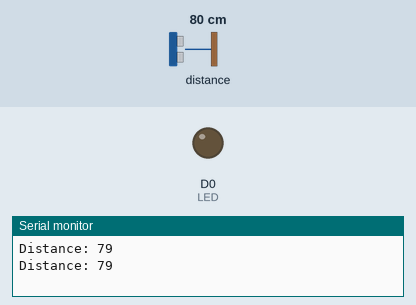
The sketch below on a simulated ESP8266 (NodeMCU). Parts: output pins drawn as LEDs (lit = HIGH), the last lines printed to the serial monitor. Wiring (inferred from the names in the program): ultrasonic range finder: trigger D4; echo D3. The inputs (shaded band) are chosen by the test bench; at power-on: distance to the obstacle 80 cm. The echo pulse lasts 58.3 µs per cm; pins used as bus, display or sensor lines are not drawn.

Above: at 1.8 s.
1.9 s: distance to the obstacle set to 7 cm
4.2 s: distance to the obstacle set to 4 cm
At 6.7 s:
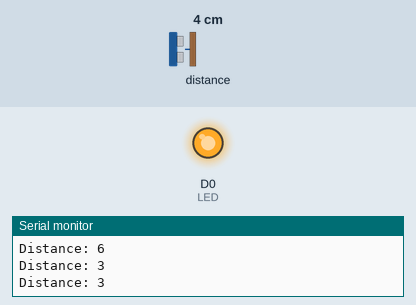
7.5 s: distance to the obstacle set to 9 cm
At 10.2 s:
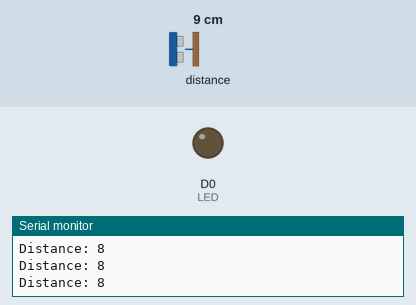
10.5 s: distance to the obstacle set to 2 cm
At 12.7 s:
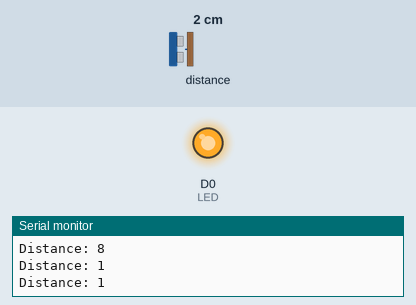
Timing chart, 0 to 14.2 s (numbered marks = the images above; inputs shaded):
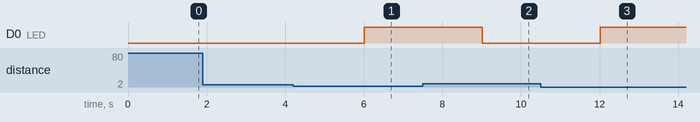

Measured:
- the behaviour switches between 6 and 5 cm on distance to the obstacle (found by bisection; images 0 and 1)
- after the input at 4.2 s, D0 (LED): LOW → HIGH after 1.8 s
- after the input at 7.5 s, D0 (LED): HIGH → LOW after 1.5 s
- after the input at 10.5 s, D0 (LED): LOW → HIGH after 1.5 s

The sketch:

1-Ultrasonic_Led.ino
```cpp
const int trigPin = 2;  //D4
const int echoPin = 0;  //D3
#define LED D0            // Led in NodeMCU at pin GPIO16 (D0).

// defines variables
long duration;
int distance;

void setup() {
pinMode(trigPin, OUTPUT); // Sets the trigPin as an Output
pinMode(echoPin, INPUT); // Sets the echoPin as an Input
pinMode(LED, OUTPUT);    // LED pin as output.
Serial.begin(9600); // Starts the serial communication
}

void loop() {

// Clears the trigPin
digitalWrite(trigPin, LOW);
delayMicroseconds(2);

// Sets the trigPin on HIGH state for 10 micro seconds
digitalWrite(trigPin, HIGH);
delayMicroseconds(10);
digitalWrite(trigPin, LOW);

// Reads the echoPin, returns the sound wave travel time in microseconds
duration = pulseIn(echoPin, HIGH);

// Calculating the distance
distance= duration*0.034/2;
// Prints the distance on the Serial Monitor
Serial.print("Distance: ");
Serial.println(distance);
delay(1000);
if(distance< 5)
{
   digitalWrite(LED, HIGH);// turn the LED off.(Note that LOW is the voltage level but actually
}
else
{
   digitalWrite(LED, LOW); // turn the LED on.
}
}
```
